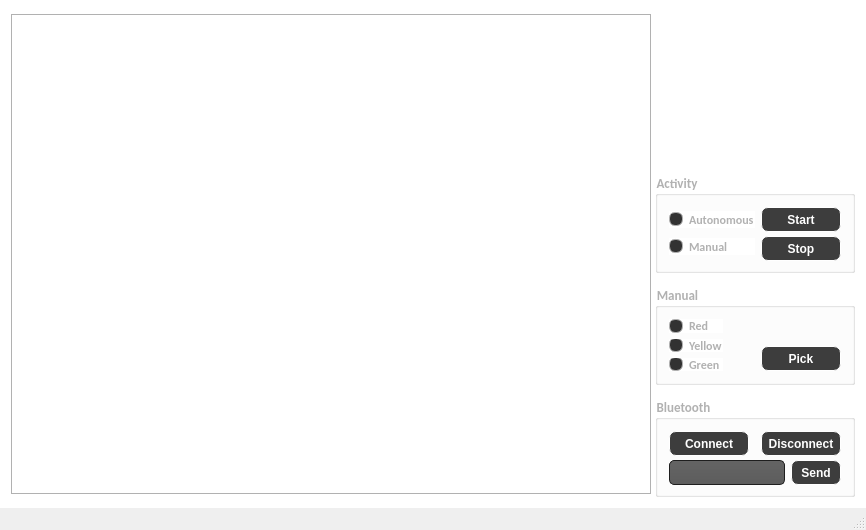
<?xml version="1.0" encoding="UTF-8"?>
<ui version="4.0">
 <class>MainWindow</class>
 <widget class="QMainWindow" name="MainWindow">
  <property name="geometry">
   <rect>
    <x>0</x>
    <y>0</y>
    <width>866</width>
    <height>530</height>
   </rect>
  </property>
  <property name="maximumSize">
   <size>
    <width>866</width>
    <height>530</height>
   </size>
  </property>
  <property name="windowTitle">
   <string>MainWindow</string>
  </property>
  <widget class="QWidget" name="centralWidget">
   <property name="maximumSize">
    <size>
     <width>866</width>
     <height>508</height>
    </size>
   </property>
   <property name="styleSheet">
    <string notr="true">QWidget
{
    color: #b1b1b1;
    background-color: rgb(255, 255, 255); //#323232;
}

</string>
   </property>
   <layout class="QHBoxLayout" name="horizontalLayout_6">
    <item>
     <widget class="QLabel" name="lb_webCam">
      <property name="sizePolicy">
       <sizepolicy hsizetype="Fixed" vsizetype="Fixed">
        <horstretch>0</horstretch>
        <verstretch>0</verstretch>
       </sizepolicy>
      </property>
      <property name="minimumSize">
       <size>
        <width>640</width>
        <height>480</height>
       </size>
      </property>
      <property name="maximumSize">
       <size>
        <width>640</width>
        <height>480</height>
       </size>
      </property>
      <property name="autoFillBackground">
       <bool>false</bool>
      </property>
      <property name="frameShape">
       <enum>QFrame::Box</enum>
      </property>
      <property name="text">
       <string/>
      </property>
     </widget>
    </item>
    <item>
     <layout class="QVBoxLayout" name="verticalLayout_6">
      <item>
       <layout class="QHBoxLayout" name="horizontalLayout">
        <item>
         <spacer name="horizontalSpacer_2">
          <property name="orientation">
           <enum>Qt::Horizontal</enum>
          </property>
          <property name="sizeHint" stdset="0">
           <size>
            <width>40</width>
            <height>20</height>
           </size>
          </property>
         </spacer>
        </item>
        <item>
         <widget class="QLabel" name="label">
          <property name="minimumSize">
           <size>
            <width>150</width>
            <height>150</height>
           </size>
          </property>
          <property name="maximumSize">
           <size>
            <width>150</width>
            <height>150</height>
           </size>
          </property>
          <property name="frameShape">
           <enum>QFrame::NoFrame</enum>
          </property>
          <property name="text">
           <string/>
          </property>
          <property name="pixmap">
           <pixmap>assets/logo.png</pixmap>
          </property>
          <property name="scaledContents">
           <bool>true</bool>
          </property>
         </widget>
        </item>
        <item>
         <spacer name="horizontalSpacer_3">
          <property name="orientation">
           <enum>Qt::Horizontal</enum>
          </property>
          <property name="sizeHint" stdset="0">
           <size>
            <width>40</width>
            <height>20</height>
           </size>
          </property>
         </spacer>
        </item>
       </layout>
      </item>
      <item>
       <spacer name="verticalSpacer_3">
        <property name="orientation">
         <enum>Qt::Vertical</enum>
        </property>
        <property name="sizeHint" stdset="0">
         <size>
          <width>17</width>
          <height>34</height>
         </size>
        </property>
       </spacer>
      </item>
      <item>
       <widget class="QGroupBox" name="groupBox_3">
        <property name="minimumSize">
         <size>
          <width>200</width>
          <height>100</height>
         </size>
        </property>
        <property name="font">
         <font>
          <family>Calibri</family>
          <pointsize>10</pointsize>
          <weight>75</weight>
          <bold>true</bold>
         </font>
        </property>
        <property name="autoFillBackground">
         <bool>false</bool>
        </property>
        <property name="title">
         <string>Activity</string>
        </property>
        <layout class="QHBoxLayout" name="horizontalLayout_2">
         <item>
          <layout class="QVBoxLayout" name="verticalLayout">
           <item>
            <widget class="QRadioButton" name="radioButton_autonomous">
             <property name="font">
              <font>
               <family>Calibri</family>
               <pointsize>9</pointsize>
               <weight>75</weight>
               <italic>false</italic>
               <bold>true</bold>
              </font>
             </property>
             <property name="styleSheet">
              <string notr="true">QRadioButton::indicator:checked, QRadioButton::indicator:unchecked{
    color: #b1b1b1;
    background-color: #323232;
    border: 1px solid #b1b1b1;
    border-radius: 6px;
}

QRadioButton::indicator:checked
{
    background-color: qradialgradient(
        cx: 0.5, cy: 0.5,
        fx: 0.5, fy: 0.5,
        radius: 1.0,
        stop: 0.25 #ffaa00,
        stop: 0.3 #323232
    );
}

QRadioButton::indicator
{
    border-radius: 6px;
}

QRadioButton::indicator:hover, QCheckBox::indicator:hover
{
    border: 1px solid #ffaa00;
}</string>
             </property>
             <property name="text">
              <string>Autonomous</string>
             </property>
            </widget>
           </item>
           <item>
            <widget class="QRadioButton" name="radioButton_manual">
             <property name="font">
              <font>
               <family>Calibri</family>
               <pointsize>9</pointsize>
               <weight>75</weight>
               <italic>false</italic>
               <bold>true</bold>
              </font>
             </property>
             <property name="styleSheet">
              <string notr="true">QRadioButton::indicator:checked, QRadioButton::indicator:unchecked{
    color: #b1b1b1;
    background-color: #323232;
    border: 1px solid #b1b1b1;
    border-radius: 6px;
}

QRadioButton::indicator:checked
{
    background-color: qradialgradient(
        cx: 0.5, cy: 0.5,
        fx: 0.5, fy: 0.5,
        radius: 1.0,
        stop: 0.25 #ffaa00,
        stop: 0.3 #323232
    );
}

QRadioButton::indicator
{
    border-radius: 6px;
}

QRadioButton::indicator:hover, QCheckBox::indicator:hover
{
    border: 1px solid #ffaa00;
}</string>
             </property>
             <property name="text">
              <string>Manual</string>
             </property>
            </widget>
           </item>
          </layout>
         </item>
         <item>
          <spacer name="horizontalSpacer_26">
           <property name="orientation">
            <enum>Qt::Horizontal</enum>
           </property>
           <property name="sizeHint" stdset="0">
            <size>
             <width>4</width>
             <height>17</height>
            </size>
           </property>
          </spacer>
         </item>
         <item>
          <layout class="QVBoxLayout" name="verticalLayout_2">
           <item>
            <widget class="QPushButton" name="pushButton_start_activity">
             <property name="minimumSize">
              <size>
               <width>80</width>
               <height>25</height>
              </size>
             </property>
             <property name="font">
              <font>
               <weight>75</weight>
               <italic>false</italic>
               <bold>true</bold>
               <underline>false</underline>
               <strikeout>false</strikeout>
              </font>
             </property>
             <property name="styleSheet">
              <string notr="true">QPushButton {
border-style: solid;
border: 1px solid rgb(255, 255, 255);
border-radius:7px;

background-color: #3d3d3d;
color: #fff;
}

QPushButton:hover {
color:#ccc;
background-color: qlineargradient(spread:pad, x1:0.517, y1:0, x2:0.517, y2:1, stop:0 rgba(45,45,45,255), stop:0.505682 rgba(45,45,45,255), stop:1 rgba(29,29,29,255));
border: 2px solid #2d89ef;
}

QPushButton:pressed {
background-color:  qlineargradient(spread:pad, x1:0.517, y1:0, x2:0.517, y2:1, stop:0 rgba(29,29,29,255), stop:0.505682 rgba(45,45,45,255), stop:1 rgba(29,29,29,255));
}</string>
             </property>
             <property name="text">
              <string>Start</string>
             </property>
            </widget>
           </item>
           <item>
            <widget class="QPushButton" name="pushButton_stop_activity">
             <property name="minimumSize">
              <size>
               <width>80</width>
               <height>25</height>
              </size>
             </property>
             <property name="font">
              <font>
               <weight>75</weight>
               <italic>false</italic>
               <bold>true</bold>
               <underline>false</underline>
               <strikeout>false</strikeout>
              </font>
             </property>
             <property name="styleSheet">
              <string notr="true">QPushButton {
border-style: solid;
border: 1px solid rgb(255, 255, 255);
border-radius:7px;

background-color: #3d3d3d;
color: #fff;
}

QPushButton:hover {
color:#ccc;
background-color: qlineargradient(spread:pad, x1:0.517, y1:0, x2:0.517, y2:1, stop:0 rgba(45,45,45,255), stop:0.505682 rgba(45,45,45,255), stop:1 rgba(29,29,29,255));
border: 2px solid #2d89ef;
}

QPushButton:pressed {
background-color:  qlineargradient(spread:pad, x1:0.517, y1:0, x2:0.517, y2:1, stop:0 rgba(29,29,29,255), stop:0.505682 rgba(45,45,45,255), stop:1 rgba(29,29,29,255));
}</string>
             </property>
             <property name="text">
              <string>Stop</string>
             </property>
            </widget>
           </item>
          </layout>
         </item>
        </layout>
       </widget>
      </item>
      <item>
       <spacer name="verticalSpacer_2">
        <property name="orientation">
         <enum>Qt::Vertical</enum>
        </property>
        <property name="sizeHint" stdset="0">
         <size>
          <width>17</width>
          <height>34</height>
         </size>
        </property>
       </spacer>
      </item>
      <item>
       <widget class="QGroupBox" name="groupBox_4">
        <property name="minimumSize">
         <size>
          <width>200</width>
          <height>100</height>
         </size>
        </property>
        <property name="font">
         <font>
          <family>Calibri</family>
          <pointsize>10</pointsize>
          <weight>75</weight>
          <bold>true</bold>
         </font>
        </property>
        <property name="autoFillBackground">
         <bool>false</bool>
        </property>
        <property name="title">
         <string>Manual</string>
        </property>
        <layout class="QHBoxLayout" name="horizontalLayout_3">
         <item>
          <layout class="QVBoxLayout" name="verticalLayout_3">
           <item>
            <widget class="QRadioButton" name="radioButton_red">
             <property name="font">
              <font>
               <family>Calibri</family>
               <pointsize>9</pointsize>
               <weight>75</weight>
               <italic>false</italic>
               <bold>true</bold>
              </font>
             </property>
             <property name="styleSheet">
              <string notr="true">QRadioButton::indicator:checked, QRadioButton::indicator:unchecked{
    color: #b1b1b1;
    background-color: #323232;
    border: 1px solid #b1b1b1;
    border-radius: 6px;
}

QRadioButton::indicator:checked
{
    background-color: qradialgradient(
        cx: 0.5, cy: 0.5,
        fx: 0.5, fy: 0.5,
        radius: 1.0,
        stop: 0.25 #ffaa00,
        stop: 0.3 #323232
    );
}

QRadioButton::indicator
{
    border-radius: 6px;
}

QRadioButton::indicator:hover, QCheckBox::indicator:hover
{
    border: 1px solid #ffaa00;
}</string>
             </property>
             <property name="text">
              <string>Red</string>
             </property>
            </widget>
           </item>
           <item>
            <widget class="QRadioButton" name="radioButton_yellow">
             <property name="font">
              <font>
               <family>Calibri</family>
               <pointsize>9</pointsize>
               <weight>75</weight>
               <italic>false</italic>
               <bold>true</bold>
              </font>
             </property>
             <property name="styleSheet">
              <string notr="true">QRadioButton::indicator:checked, QRadioButton::indicator:unchecked{
    color: #b1b1b1;
    background-color: #323232;
    border: 1px solid #b1b1b1;
    border-radius: 6px;
}

QRadioButton::indicator:checked
{
    background-color: qradialgradient(
        cx: 0.5, cy: 0.5,
        fx: 0.5, fy: 0.5,
        radius: 1.0,
        stop: 0.25 #ffaa00,
        stop: 0.3 #323232
    );
}

QRadioButton::indicator
{
    border-radius: 6px;
}

QRadioButton::indicator:hover, QCheckBox::indicator:hover
{
    border: 1px solid #ffaa00;
}</string>
             </property>
             <property name="text">
              <string>Yellow</string>
             </property>
            </widget>
           </item>
           <item>
            <widget class="QRadioButton" name="radioButton_green">
             <property name="font">
              <font>
               <family>Calibri</family>
               <pointsize>9</pointsize>
               <weight>75</weight>
               <italic>false</italic>
               <bold>true</bold>
              </font>
             </property>
             <property name="styleSheet">
              <string notr="true">QRadioButton::indicator:checked, QRadioButton::indicator:unchecked{
    color: #b1b1b1;
    background-color: #323232;
    border: 1px solid #b1b1b1;
    border-radius: 6px;
}

QRadioButton::indicator:checked
{
    background-color: qradialgradient(
        cx: 0.5, cy: 0.5,
        fx: 0.5, fy: 0.5,
        radius: 1.0,
        stop: 0.25 #ffaa00,
        stop: 0.3 #323232
    );
}

QRadioButton::indicator
{
    border-radius: 6px;
}

QRadioButton::indicator:hover, QCheckBox::indicator:hover
{
    border: 1px solid #ffaa00;
}</string>
             </property>
             <property name="text">
              <string>Green</string>
             </property>
            </widget>
           </item>
          </layout>
         </item>
         <item>
          <spacer name="horizontalSpacer_27">
           <property name="orientation">
            <enum>Qt::Horizontal</enum>
           </property>
           <property name="sizeHint" stdset="0">
            <size>
             <width>19</width>
             <height>20</height>
            </size>
           </property>
          </spacer>
         </item>
         <item>
          <layout class="QVBoxLayout" name="verticalLayout_4">
           <item>
            <spacer name="verticalSpacer_4">
             <property name="orientation">
              <enum>Qt::Vertical</enum>
             </property>
             <property name="sizeHint" stdset="0">
              <size>
               <width>20</width>
               <height>40</height>
              </size>
             </property>
            </spacer>
           </item>
           <item>
            <widget class="QPushButton" name="pushButton_pick">
             <property name="minimumSize">
              <size>
               <width>80</width>
               <height>25</height>
              </size>
             </property>
             <property name="font">
              <font>
               <weight>75</weight>
               <italic>false</italic>
               <bold>true</bold>
               <underline>false</underline>
               <strikeout>false</strikeout>
              </font>
             </property>
             <property name="styleSheet">
              <string notr="true">QPushButton {
border-style: solid;
border: 1px solid rgb(255, 255, 255);
border-radius:7px;

background-color: #3d3d3d;
color: #fff;
}

QPushButton:hover {
color:#ccc;
background-color: qlineargradient(spread:pad, x1:0.517, y1:0, x2:0.517, y2:1, stop:0 rgba(45,45,45,255), stop:0.505682 rgba(45,45,45,255), stop:1 rgba(29,29,29,255));
border: 2px solid #2d89ef;
}

QPushButton:pressed {
background-color:  qlineargradient(spread:pad, x1:0.517, y1:0, x2:0.517, y2:1, stop:0 rgba(29,29,29,255), stop:0.505682 rgba(45,45,45,255), stop:1 rgba(29,29,29,255));
}</string>
             </property>
             <property name="text">
              <string>Pick</string>
             </property>
            </widget>
           </item>
          </layout>
         </item>
        </layout>
       </widget>
      </item>
      <item>
       <spacer name="verticalSpacer">
        <property name="orientation">
         <enum>Qt::Vertical</enum>
        </property>
        <property name="sizeHint" stdset="0">
         <size>
          <width>17</width>
          <height>34</height>
         </size>
        </property>
       </spacer>
      </item>
      <item>
       <widget class="QGroupBox" name="groupBox_2">
        <property name="minimumSize">
         <size>
          <width>200</width>
          <height>100</height>
         </size>
        </property>
        <property name="font">
         <font>
          <family>Calibri</family>
          <pointsize>10</pointsize>
          <weight>75</weight>
          <bold>true</bold>
         </font>
        </property>
        <property name="autoFillBackground">
         <bool>false</bool>
        </property>
        <property name="title">
         <string>Bluetooth</string>
        </property>
        <layout class="QVBoxLayout" name="verticalLayout_5">
         <item>
          <layout class="QHBoxLayout" name="horizontalLayout_4">
           <item>
            <widget class="QPushButton" name="pushButton_connect_bluetooth">
             <property name="minimumSize">
              <size>
               <width>80</width>
               <height>25</height>
              </size>
             </property>
             <property name="font">
              <font>
               <weight>75</weight>
               <italic>false</italic>
               <bold>true</bold>
               <underline>false</underline>
               <strikeout>false</strikeout>
              </font>
             </property>
             <property name="styleSheet">
              <string notr="true">QPushButton {
border-style: solid;
border: 1px solid rgb(255, 255, 255);
border-radius:7px;

background-color: #3d3d3d;
color: #fff;
}

QPushButton:hover {
color:#ccc;
background-color: qlineargradient(spread:pad, x1:0.517, y1:0, x2:0.517, y2:1, stop:0 rgba(45,45,45,255), stop:0.505682 rgba(45,45,45,255), stop:1 rgba(29,29,29,255));
border: 2px solid #2d89ef;
}

QPushButton:pressed {
background-color:  qlineargradient(spread:pad, x1:0.517, y1:0, x2:0.517, y2:1, stop:0 rgba(29,29,29,255), stop:0.505682 rgba(45,45,45,255), stop:1 rgba(29,29,29,255));
}</string>
             </property>
             <property name="text">
              <string>Connect</string>
             </property>
            </widget>
           </item>
           <item>
            <spacer name="horizontalSpacer">
             <property name="orientation">
              <enum>Qt::Horizontal</enum>
             </property>
             <property name="sizeHint" stdset="0">
              <size>
               <width>40</width>
               <height>20</height>
              </size>
             </property>
            </spacer>
           </item>
           <item>
            <widget class="QPushButton" name="pushButton_disconnect_bluetooth">
             <property name="minimumSize">
              <size>
               <width>80</width>
               <height>25</height>
              </size>
             </property>
             <property name="font">
              <font>
               <weight>75</weight>
               <italic>false</italic>
               <bold>true</bold>
               <underline>false</underline>
               <strikeout>false</strikeout>
              </font>
             </property>
             <property name="styleSheet">
              <string notr="true">QPushButton {
border-style: solid;
border: 1px solid rgb(255, 255, 255);
border-radius:7px;

background-color: #3d3d3d;
color: #fff;
}

QPushButton:hover {
color:#ccc;
background-color: qlineargradient(spread:pad, x1:0.517, y1:0, x2:0.517, y2:1, stop:0 rgba(45,45,45,255), stop:0.505682 rgba(45,45,45,255), stop:1 rgba(29,29,29,255));
border: 2px solid #2d89ef;
}

QPushButton:pressed {
background-color:  qlineargradient(spread:pad, x1:0.517, y1:0, x2:0.517, y2:1, stop:0 rgba(29,29,29,255), stop:0.505682 rgba(45,45,45,255), stop:1 rgba(29,29,29,255));
}</string>
             </property>
             <property name="text">
              <string>Disconnect</string>
             </property>
            </widget>
           </item>
          </layout>
         </item>
         <item>
          <layout class="QHBoxLayout" name="horizontalLayout_5">
           <item>
            <widget class="QLineEdit" name="lineEdit_bluetooth">
             <property name="minimumSize">
              <size>
               <width>100</width>
               <height>25</height>
              </size>
             </property>
             <property name="styleSheet">
              <string notr="true">QLineEdit
{
    background-color: QLinearGradient( x1: 0, y1: 0, x2: 0, y2: 1, stop: 0 #4d4d4d, stop: 0 #646464, stop: 1 #5d5d5d);
    padding: 1px;
    border-style: solid;
    border: 1px solid #1e1e1e;
    border-radius: 5;
}

QLineEdit:hover {
border:2px solid #2d89ef;
}

</string>
             </property>
            </widget>
           </item>
           <item>
            <widget class="QPushButton" name="pushButton_send_bluetooth">
             <property name="minimumSize">
              <size>
               <width>50</width>
               <height>25</height>
              </size>
             </property>
             <property name="font">
              <font>
               <weight>75</weight>
               <italic>false</italic>
               <bold>true</bold>
               <underline>false</underline>
               <strikeout>false</strikeout>
              </font>
             </property>
             <property name="styleSheet">
              <string notr="true">QPushButton {
border-style: solid;
border: 1px solid rgb(255, 255, 255);
border-radius:7px;

background-color: #3d3d3d;
color: #fff;
}

QPushButton:hover {
color:#ccc;
background-color: qlineargradient(spread:pad, x1:0.517, y1:0, x2:0.517, y2:1, stop:0 rgba(45,45,45,255), stop:0.505682 rgba(45,45,45,255), stop:1 rgba(29,29,29,255));
border: 2px solid #2d89ef;
}

QPushButton:pressed {
background-color:  qlineargradient(spread:pad, x1:0.517, y1:0, x2:0.517, y2:1, stop:0 rgba(29,29,29,255), stop:0.505682 rgba(45,45,45,255), stop:1 rgba(29,29,29,255));
}</string>
             </property>
             <property name="text">
              <string>Send</string>
             </property>
            </widget>
           </item>
          </layout>
         </item>
        </layout>
       </widget>
      </item>
     </layout>
    </item>
   </layout>
  </widget>
  <widget class="QStatusBar" name="statusBar">
   <property name="styleSheet">
    <string notr="true">QStatusBar {
color: rgb(0, 0, 0);  //rgb(255, 255, 255);
}</string>
   </property>
  </widget>
 </widget>
 <layoutdefault spacing="6" margin="11"/>
 <resources/>
 <connections/>
</ui>
